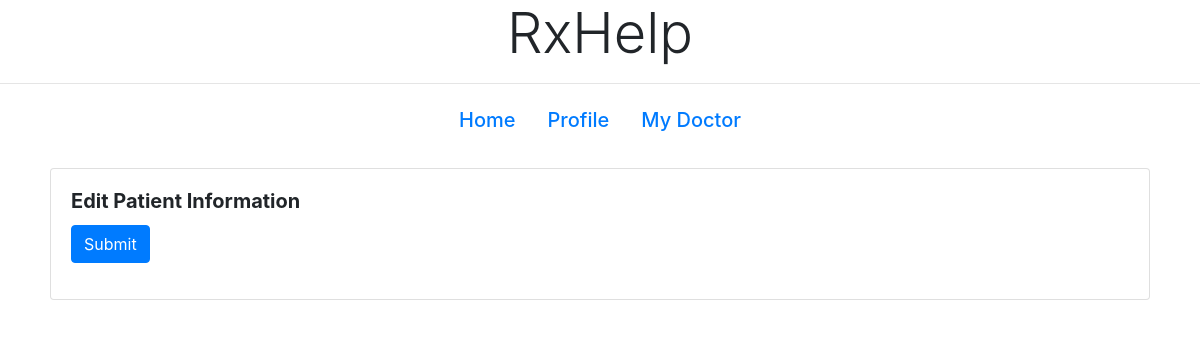
/patientProfile/edit/43825, run on an earlier commit of the app's database.
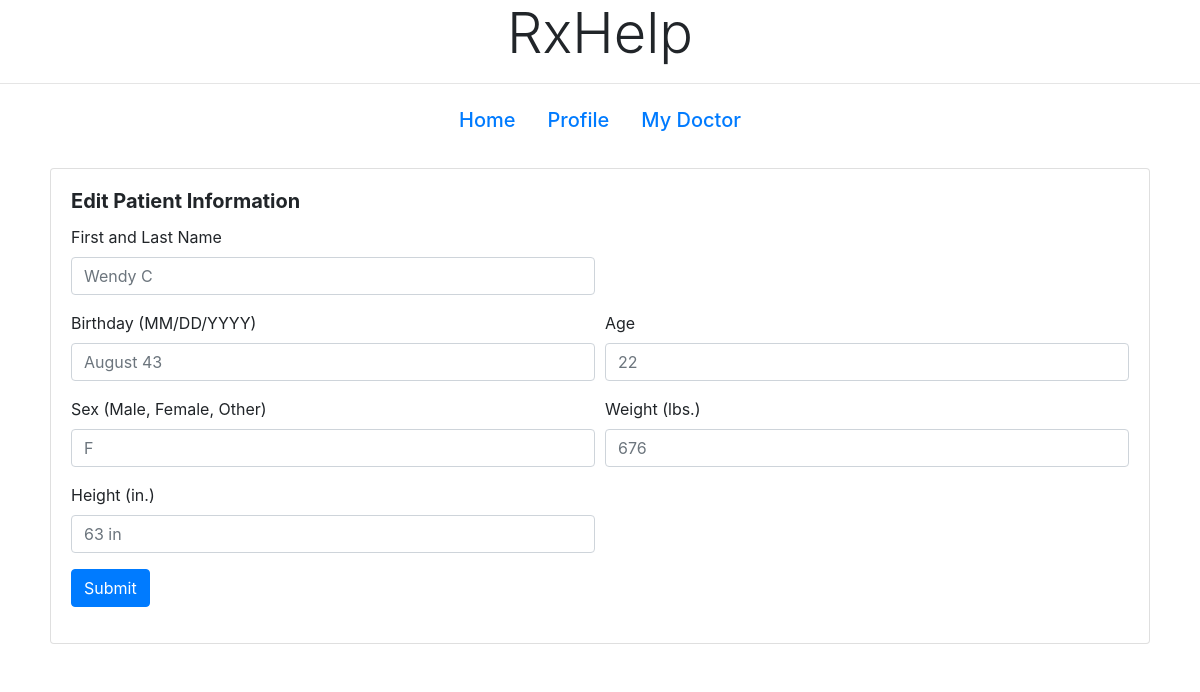
And on a later commit of the database.
### tables this page shows
CREATE TABLE patients(
username VARCHAR(255) NOT NULL,
id_num INT PRIMARY KEY,
password VARCHAR(255) NOT NULL,
name VARCHAR(255) NOT NULL,
age INT, 
birthday VARCHAR(255) NOT NULL,
sex VARCHAR(255) NOT NULL,
height VARCHAR(255) NOT NULL,
weight INT,
img VARCHAR(255) NOT NULL
);

### app.py (the view, shortened to what this page needs)
@app.route('/patientProfile/edit/<id_num>', methods=['GET', 'POST'])
def editP(id_num):
    conn = sqlite3.connect('database.db')
    cur = conn.cursor()
    cur.execute("select * from patients where id_num = " + id_num + ";")
    pInfo = cur.fetchall()
    return render_template('patient/patientProfileEdit.html', pInfo=pInfo, id_num=id_num)

### templates/patient/patientProfileEdit.html (shortened to what this page needs)
<!DOCTYPE html>
<html lang="en">
<head>
  <link rel="stylesheet" href="https://stackpath.bootstrapcdn.com/bootstrap/4.1.3/css/bootstrap.min.css"
>
  <link rel="stylesheet"
        href="https://cdnjs.cloudflare.com/ajax/libs/bootstrap-datepicker/1.4.1/css/bootstrap-datepicker3.css"/>
</head>
<body>
<b><h1 style="text-align: center;" class="display-4">RxHelp</h1></b>
<hr>
<ul class="nav justify-content-center">
  <li class="nav-item">
    <a class="nav-link active" href="/patientHome/{{id_num}}"><h5>Home</h5></a>
  </li>
  <li class="nav-item">
    <a class="nav-link" href="/patientProfile/{{id_num}}"><h5>Profile</h5></a>
  </li>
  <li class="nav-item">
    <a class="nav-link" href="/patientMyDoctor/{{id_num}}"><h5>My Doctor</h5></a>
  </li>
</ul>
<div id="boxy" class="container">
  <div class="row">
    <div style="margin: 20px;" class="card w-100">
      <div class="card-body">
        <h5 class="card-title"><b>Edit Patient Information</b></h5>
        <form method="get">
          {% for p in pInfo %}
          <div class="form-row">
            <div class="form-group col-md-6">
              <label for="pName">First and Last Name</label>
              <input type="text" class="form-control" id="pName" name="pName" placeholder="{{p[3]}}">
            </div>
          </div>
          <div class="form-row">
            <div class="form-group col-md-6">
              <label class="control-label" for="pBirthday">Birthday (MM/DD/YYYY)</label>
              <input class="form-control" id="pBirthday" name="pBirthday" placeholder="{{p[5]}}" type="text"/>
            </div>
            <div class="form-group col-md-6">
              <label class="control-label" for="pAge">Age</label>
              <input class="form-control" id="pAge" placeholder="{{p[4]}}" type="text" name="pAge">
            </div>
          </div>
          <div class="form-row">
            <div class="form-group col-md-6">
              <label class="control-label" for="pGender">Sex (Male, Female, Other)</label>
              <input class="form-control" id="pGender" type="text" placeholder="{{p[6]}}" name="pGender">
            </div>
            <div class="form-group col-md-6">
              <label class="control-label" for="pWeight">Weight (lbs.)</label>
              <input class="form-control" id="pWeight" type="text" placeholder="{{p[8]}}" name="pWeight"/>
            </div>
          </div>
          <div class="form-row">
            <div class="form-group col-md-6">
              <label class="control-label" for="pHeight">Height (in.)</label>
              <input class="form-control" id="pHeight" type="text" placeholder="{{p[7]}}" name="pHeight"/>
            </div>
          </div>
          {% endfor %}
          <div class="form-group">
            <button class="btn btn-primary" name="submit" type="submit" formmethod="post" href="/patientProfile/{{id_num}}">Submit</button>
          </div>
        </form>
      </div>
    </div>
  </div>
</div>
</body>
</html>

What changed in the data, as far as the page shows it:
added patients: pName "Wendy C", pBirthday "August 43", pAge "22", pGender "F", pWeight "676", pHeight "63 in"
